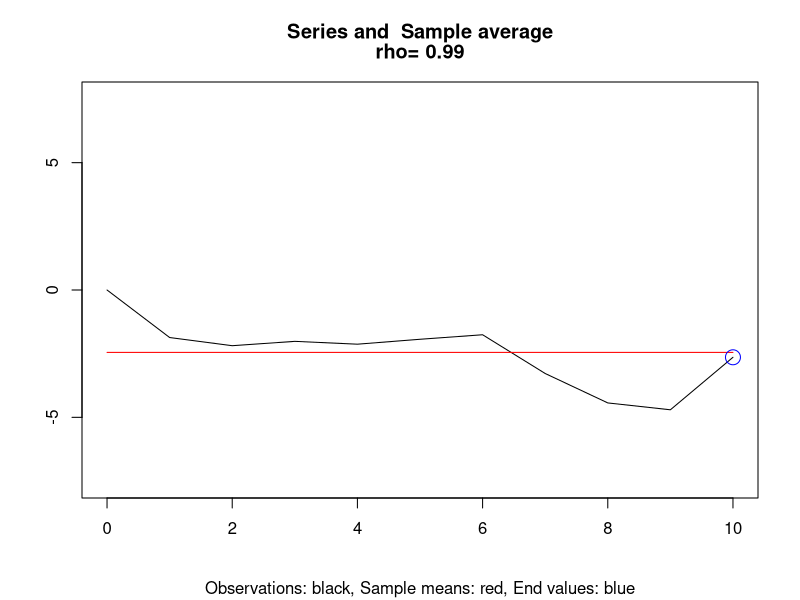
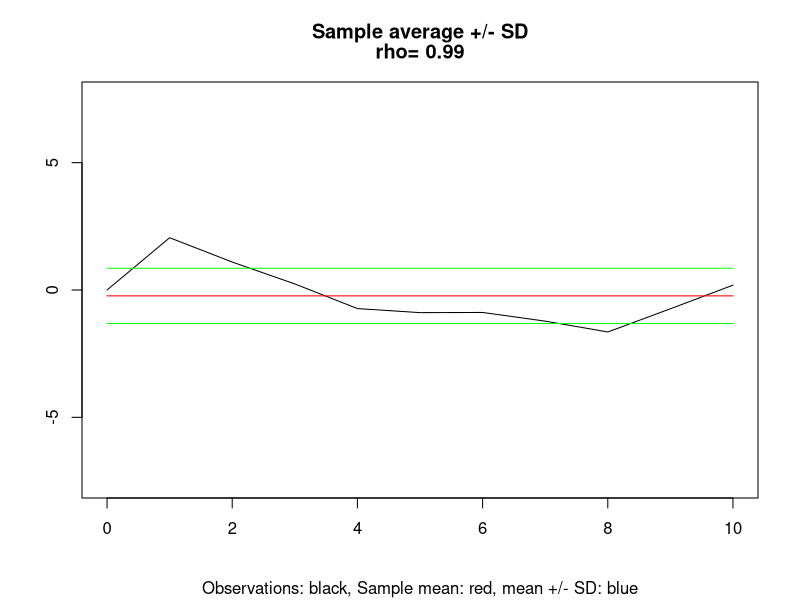
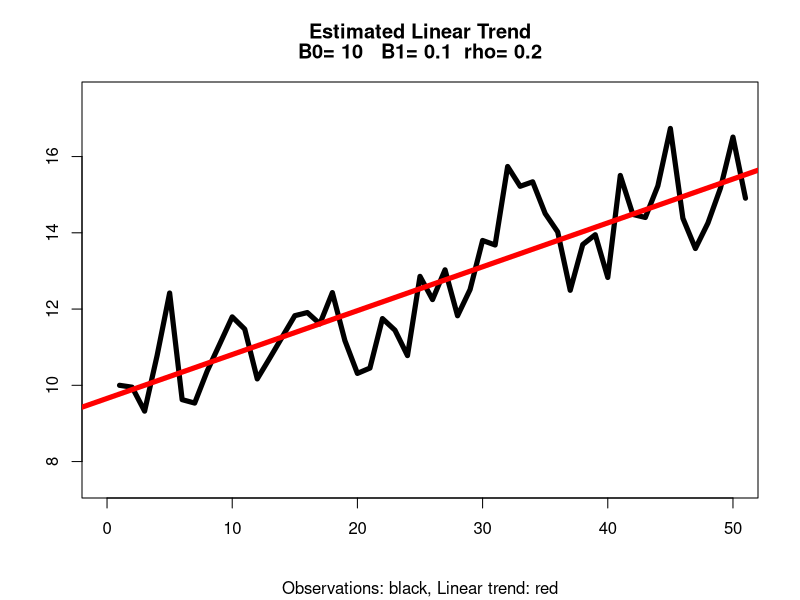

Source code (R) for these figures, in order: (Note: this script raises an error after producing the figures.)
###############################
# DISCLAIMER:
# 
# The functions are distributed as is, for educational purposes only, 
# as part of the Stat485/685 course.
# 
# The author assumes no responsibility for any errors or omissions 
# and in no event shall be liable for any damages whatsoever arising 
# out of the use of the functions.
# 
# The file/functions may not be distributed in any format, 
# to anyone, without permission.
# 
###################################

#Examples Chapter 3 page 9
# Use n=10, nb_sim=1, to display one (simulated) run (nb_sim=1) of n=10 random observations (first observation is set to 0) 

#function to display the x-axis and y-axis.
setaxes=function(x0, x1, y0, y1, l = ""){
  plot(c(x0, x1), c(y0, y1), log = l, xlab = "", ylab = "", type = "n")
}
#set.seed(200555)   #set seed if wanting to reproduce your results
n=10
nb_sim=1
rho=.99    #  rho is the lag 1 correlation;  rho_k= rho^k
# set reasonable y-axis to display the series
setaxes(0,n,-2.5*(((1-rho^(2*n))/(1-rho^2))^0.5),2.5*(((1-rho^(2*n))/(1-rho^2))^0.5))
title(main=c("Series and  Sample average",paste("rho=",rho)),sub="Observations: black, Sample means: red, End values: blue")

for(nn in 1:nb_sim){
   series=0
  for(j in 1:n){
    series=c(series,(rho*series[j])+rnorm(1))
  }
  lines(0:n,series)  #displays the series in black
  lines(0:n,rep(mean(series),n+1),col="red")  #displays the sample average (average of n observations) in red
  #     add next line to display the last observations in blue
    points(n,series[n+1],col="blue",cex=2)  
  }

##########################################################################################################################
#Examples Chapter 3 page 10
# Use n=10, to display one (simulated) run of n=10 random observations (first observation is set to 0) 

#function to display the x-axis and y-axis.
setaxes=function(x0, x1, y0, y1, l = ""){
  plot(c(x0, x1), c(y0, y1), log = l, xlab = "", ylab = "", type = "n")
}
#set.seed(200555)   #set seed if wanting to reproduce your results
n=10
rho=.99    #  rho is the lag 1 correlation;  rho_k= rho^k

# set reasonable y-axis to display the series
setaxes(0,n,-2.5*(((1-rho^(2*n))/(1-rho^2))^0.5),2.5*(((1-rho^(2*n))/(1-rho^2))^0.5))
title(main=c("Sample average +/- SD",paste("rho=",rho)),sub="Observations: black, Sample mean: red, mean +/- SD: blue")


  series=0
  for(j in 1:n){
    series=c(series,(rho*series[j])+rnorm(1))
  }
  lines(0:n,series)  #displays the series in black
  lines(0:n,rep(mean(series),n+1),col="red")  #displays the sample average (average of n observations) in red
  # displays mean +/- one standard deviation of the n observations in green
  lines(0:n,rep(mean(series)+sd(series),n+1),col="green")
  lines(0:n,rep(mean(series)-sd(series),n+1),col="green")
  

##########################################################################################################################
#Examples chapter 3 page 22
#Linear mean function
setaxes=function(x0, x1, y0, y1, l = ""){
  plot(c(x0, x1), c(y0, y1), log = l, xlab = "", ylab = "", type = "n")
}
#set.seed(200555)  #set seed if wanting to reproduce your results
n=50    #number of observations  Try different values (20, 50, 100)
b0=10   #intercept  
b1=.1   #slope   Try steeper slopes (.5, 1, 2, 5)
rho=.2  #rho is the lag 1 correlation;  rho_k= rho^k   Try large negative/positive rho's

if (b1>0){
  setaxes(0,n,b0-2.5*(((1-rho^(2*n))/(1-rho^2))^0.5),(b0+b1*n)+2.5*(((1-rho^(2*n))/(1-rho^2))^0.5))
}else{
  setaxes(0,n,(b0+b1*n)-2.5*(((1-rho^(2*n))/(1-rho^2))^0.5),(b0)+2.5*(((1-rho^(2*n))/(1-rho^2))^0.5))
}
title(main=c("Estimated Linear Trend",paste("B0=",b0,"  B1=",b1," rho=",rho)),sub="Observations: black, Linear trend: red")

  series.lt=0   #initialize the series with a linear trend
  #Generate the stochastic component
  for(j in 1:n){
    series.lt=c(series.lt,(rho*series.lt[j])+rnorm(1))
  }
  series.lt=series.lt+b0+b1*0:n   #Add the deterministic linear trend
  lines(1:(n+1),series.lt,lwd=5)
  tseries.lt=ts(as.data.frame(series.lt))  #Create the time series objects
  model1=lm(tseries.lt~time(tseries.lt))   #Fit a linear model
  abline(model1,col="red",lwd=5)    #plot the fitted linear trend
  
  summary(model1) #Display the regression output for the fitted linear trend


##########################################################################################################################

###################
#Exercise 3.6   (U.S. monthly beer sales in millions of barrels from 1975 to 1990)
par(mfrow=c(1,1))
data(beersales)
# a) Display the time series plot for these data and interpret the plot.
win.graph(width=12, height=6,pointsize=10)
plot(beersales,ylab='Monthly Sales',type='o')

# b) Now construct a time series plot that uses separate plotting symbols for the various months. 
#   Does your interpretation change from that in part (a)?
win.graph(width=12, height=6,pointsize=10)
plot(beersales,ylab='Monthly Beer Sales',type='l')
points(y=beersales,x=time(beersales), pch=as.vector(season(beersales)))

# c) Use least squares to fit a seasonal means trend to this time series. 
#    Interpret the regression output. Save the standardized residuals from the fit for further analysis.
month.=season(beersales);beersales.lm=lm(beersales~month.);summary(beersales.lm)

# d) Construct and interpret the time series plot of the standardized residuals from part (c). 
#    Be sure to use proper plotting symbols to check on seasonality in the standardized residuals.
win.graph(width=12, height=6,pointsize=10)
plot(y=rstudent(beersales.lm),x=as.vector(time(beersales)),type='l',ylab='Standardized Residuals')
points(y=rstudent(beersales.lm),x=as.vector(time(beersales)),pch=as.vector(season(beersales)))

# e) Use least squares to fit seasonal-means plus quadratic time trend to the beer sales time series. 
#    Interpret the regression output. Save the standardized residuals from the fit for further analysis.
beersales.lm2=lm(beersales~month.+time(beersales)+I(time(beersales)^2)) 
summary(beersales.lm2)

# f) Construct and interpret the time series plot of the standardized residuals from part (e). 
#    Again use proper plotting symbols to check for any remaining seasonality in the residuals.
win.graph(width=12, height=6,pointsize=10)
plot(y=rstudent(beersales.lm2),x=as.vector(time(beersales)),type='l', ylab='Standardized Residuals')
points(y=rstudent(beersales.lm2),x=as.vector(time(beersales)),pch=as.vector(season(beersales))) 

# Histogram of std residuals 
hist(rstudent(beersales.lm2))    
hist(rstudent(beersales.lm2),breaks=12)     
     
# Q-Q plot of std residuals
qqnorm(rstudent(beersales.lm2),main='')
lines(seq(-2.5,2.5,.2),seq(-2.5,2.5,.2),type="l",col="red")

# Correlogram
acf(rstudent(beersales.lm2))  

# fitted sales for january
win.graph(width=12, height=6,pointsize=10)
plot(beersales,ylab='Monthly Sales',type='o')
points(y=beersales,x=time(beersales), pch=as.vector(season(beersales)))
summary(beersales.lm2)$coefficients
lines(as.vector(time(beersales)),-71497.79+(71.95705*as.vector(time(beersales)))-0.01810144*(as.vector(time(beersales)))^2, type="l",lwd=4,col="red")


##############################################################################################
##############################################################################################
##  EXAMPLE done in class Oct 6
# Series used in class was  (you can try other series)
#  [1]   0.00000000   0.53852427   0.41747363   0.46215088  -1.16164547  -0.49103797  -0.23086705   0.48971147
#  [9]  -1.08585608  -1.39230871   0.06011743  -1.62232428  -2.14319413  -3.59147446  -2.64975345  -4.04553984
# [17]  -4.00709874  -4.27870304  -4.88782631  -4.89572324  -5.28514015  -4.66407079  -6.04623060  -6.67024643
# [25]  -8.47909366  -9.01862060  -8.02511605  -7.52109902  -6.71506338  -7.89164417  -7.67180150  -7.17540152
# [33]  -7.64046977  -7.20437621  -6.18436722  -7.36220498  -7.85659201  -7.55044643  -8.01068529  -9.14384964
# [41] -10.96354995 -12.21482595 -12.43027140 -11.83731295 -12.98024502 -12.83703677 -12.23240912 -11.93957614
# [49] -12.64985835 -13.17831447 -11.97506168 -11.08502653 -12.72891332 -13.05504668 -10.54047795 -10.50827987
# [57] -10.61017435 -11.13330436 -10.66274299  -9.76170586  -8.16499992  -8.50526611  -8.45427845  -7.37565562
# [65]  -6.17645449  -7.07386965  -5.75789265  -5.98445684  -4.36750862  -6.06472310  -6.67710108  -7.31127975
# [73]  -8.00586891  -8.13154213  -7.21725543  -7.55983037  -6.68227159  -7.13392494  -7.69635295  -5.75878636
# [81]  -5.06611942  -4.48957020  -5.35619045  -6.13717215  -7.15741935  -9.66362034  -8.93455952  -9.23471093
# [89]  -8.80840782  -9.43374155 -11.28964020 -11.26598841 -11.07142361 -11.81015572 -12.75204474 -11.05048503
# [97]  -9.99446461  -9.35546572 -10.38168579  -9.63815277 -10.02666740

# Only need to run the next 3 lines once
setaxes=function(x0, x1, y0, y1, l = ""){
  plot(c(x0, x1), c(y0, y1), log = l, xlab = "", ylab = "", type = "n")
}

# Run the lines beginning here to simulate a "series"
#set.seed(200555)   #set seed if wanting to reproduce your results
n=100    # May or may not run for other values of n.
nb_sim=1  # Do only one simulation of n observations.
rho=.99    #  rho is the lag 1 correlation;  rho_k= rho^k

for(nn in 1:nb_sim){
  series=0
  for(j in 1:n){
    series=c(series,(rho*series[j])+rnorm(1))
  }
}
# End here to simulate the series ###############

# Now plot different cases. 
# Use first 2 lines (setaxes & title) of each case to start a new plot. 
# Use the last 2 "lines" of each case if adding to an existing plot.

# Plot all observations and the mean
setaxes(0,n,-2.5*(((1-rho^(2*n))/(1-rho^2))^0.5),2.5*(((1-rho^(2*n))/(1-rho^2))^0.5))
title(main=c("Series and  Sample average",paste("rho=",rho)),sub="Observations: black, Sample means: red")
lines(0:n,series,type="o")  #displays the series in black
lines(0:n,rep(mean(series),n+1),col="red",type="l")

#removing the first half of the obs.  (i.e. 50% of the observations over half the original horizon)
setaxes(0,n,-2.5*(((1-rho^(2*n))/(1-rho^2))^0.5),2.5*(((1-rho^(2*n))/(1-rho^2))^0.5))
title(main=c("Series and  Sample average",paste("rho=",rho)),sub="Observations: black, Sample means: red")
lines((.5*n):n,series[1+(.5*n):n],type="o")  #displays the series in black
lines((.5*n):n,rep(mean(series[1+(.5*n):n]),(.5*n)+1),col="red",type="l") 

#removing every other obs. (i.e. 50% of the observations but over the original horizon)
setaxes(0,n,-2.5*(((1-rho^(2*n))/(1-rho^2))^0.5),2.5*(((1-rho^(2*n))/(1-rho^2))^0.5))
title(main=c("Series and  Sample average",paste("rho=",rho)),sub="Observations: black, Sample means: red")
lines(2*0:(.5*n),series[1+2*0:(.5*n)],type="o")  #displays the series in black
lines(2*0:(.5*n),rep(mean(series[1+2*0:(.5*n)]),(.5*n)+1),col="red",type="l") 

#removing 3 out of 4 obs. (i.e. 25% of the observations but over the original horizon)
setaxes(0,n,-2.5*(((1-rho^(2*n))/(1-rho^2))^0.5),2.5*(((1-rho^(2*n))/(1-rho^2))^0.5))
title(main=c("Series and  Sample average",paste("rho=",rho)),sub="Observations: black, Sample means: red")
lines(4*0:(.25*n),series[1+4*0:(.25*n)],type="o")  #displays the series in black
lines(4*0:(.25*n),rep(mean(series[1+4*0:(.25*n)]),(.25*n)+1),col="red",type="l") 

#removing 9 out of 10 obs. (i.e. 10% of the observations but over the original horizon)
setaxes(0,n,-2.5*(((1-rho^(2*n))/(1-rho^2))^0.5),2.5*(((1-rho^(2*n))/(1-rho^2))^0.5))
title(main=c("Series and  Sample average",paste("rho=",rho)),sub="Observations: black, Sample means: red")
lines(10*0:(.1*n),series[1+10*0:(.1*n)],type="o")  #displays the series in black
lines(10*0:(.1*n),rep(mean(series[1+10*0:(.1*n)]),(.1*n)+1),col="red",type="l") 


###################################################################################################
###################################################################################################

# Textbook exercise 4.9
acf_ar2=function(phi1,phi2,nb_lags){
  rho=NULL
  rho[1]=phi1/(1-phi2); rho[2]=(phi2*(1-phi2)+phi1^2)/(1-phi2)
  for (k in 3:nb_lags) rho[k]=phi1*rho[k-1]+phi2*rho[k-2]
  print(rho)
  plot(1:nb_lags,rho,type="h", ylab=expression(rho[k]),xlab="k", ylim=c(-1,1)); abline(h=0)

  print(paste("Roots: ",polyroot(c(1,-phi1,-phi2))))
  if((phi1^2+4*phi2)<0){
    print(paste("Damping factor: ", sqrt(-phi2)))
    print(paste("     Frequency: ", acos(phi1/(2*sqrt(-phi2)))))
    print(paste("         Phase: ", atan((1-phi2)/(1+phi2))))
  }
}
# Run one line at a time to answer each specific case a) to f)
acf_ar2(.6,.3,10) #a
acf_ar2(-.4,.5,10) #b
acf_ar2(1.2,-.7,10) #c
acf_ar2(-1,-.6,10) #d
acf_ar2(0.5,-.9,10) #e
acf_ar2(-0.5,-.6,10) #f

###################################################################################################
###################################################################################################

############### Code for the example done in class on Nov 21,2022  ########

 data(ima22.s)   #Simulated data for IMA(2,2) illustrated in Exhibit 5.5 of the textbook
 plot(ima22.s,ylab="IMA(2,2) Simulation",type='o')    # data shows a stochastic upward trend
 acf(ima22.s)     # Suggesting an MA(9) but...
 pacf(ima22.s)    # Suggesting an AR(1)  (Fitting and Diagnostics needed)
 eacf(ima22.s)    # Suggesting an ARMA(1,2) if ignoring one "X" in (1,3), or an ARMA(2,2) 
 
 plot(ima22.s,ylab="IMA(2,2) Simulation",type='o')
 arima(ima22.s,order=c(1,0,0),include.mean=FALSE)  # Fitting an AR(1) with mean 0, Failed
 arima(ima22.s,order=c(5,0,0))   # Fitting an AR(1) with mean mu: High corr at lag 1, mu=12
 mean(ima22.s)     # sample average of the observations:  21.5 
 res=residuals(arima(ima22.s,order=c(1,0,0)))
 plot(res)     # Residuals look random
 plot(y=res,x=zlag(res,1))
 plot(y=res,x=zlag(res,2))    # Possible positive corr at lag 2 
 acf(res)         # corr at lag 2 about 0.1 but within CI
 
 
 # Studying the first-differenced series, i.e.  ARIMA(p,1,q),  to "remove" the trend
 plot(diff(ima22.s),ylab='First Difference',type='o')   # Possible downward trend
 ima22_d1=diff(ima22.s,difference=1)   # First-differenced observations 
 acf(ima22_d1)    # Possible MA(1) or MA(3), ignoring corr at lag 9
 pacf(ima22_d1)   # Possible AR(2) or AR(3)
 eacf(ima22_d1)   # No obvious choices. Perhaps ARMA(1,2), ARMA(2,2) or ARMA(2,3)
 arima(ima22.s,order=c(2,1,0))   # Fitting ARIMA(2,1,0) to the original series, log_L=-101.2
 arima(ima22.s,order=c(1,1,2))   # Fitting ARIMA(1,1,2) to the original series, log_L=-94.8 
 res=residuals(arima(ima22.s,order=c(1,1,2)))
 plot(res)
 plot(y=res,x=zlag(res,1))
 plot(y=res,x=zlag(res,2))
 acf(res)    # Residuals for fitted ARIMA(1,1,2) look random
 arima(ima22.s,order=c(2,1,2))   # Fitting ARIMA(2,1,2) to the original series, perhaps phi_2=0 so not needed, log_L=-94.8
 # Could try other models.
 # From the models fitted, ARIMA(1,1,2) is good candidate, ARIMA(2,1,0) may also be considered
 
 
 # Studying the second-differenced series, i.e.  ARIMA(p,2,q),  to "remove" the downward trend in the first-differenced series
 plot(diff(ima22.s,difference=2),ylab='Differenced Twice',type='o')
 
 # Note: diff(ima22.s,2) is the lag 2 difference, ima22.s(t)-ima22.s(t-2), not the second order difference.
 
 ima22_d2=diff(ima22.s,difference=2) 
 acf(ima22_d2)   # Possibly MA(2)
 pacf(ima22_d2)  # Possibly AR(2)
 eacf(ima22_d2)  # Possibly ARMA(1,1) or ARMA(1,2) 
 # Could try different ARIMA(p,2,q) models.
 
 
 # Dynamics method: Trying ARMA(p,p-1) for original series, 1st and 2nd-differenced series
 plot(ima22.s,ylab="IMA(2,2) Simulation",type='o')
 arima(ima22.s,order=c(1,0,0))  #  Phi_1 close to 1, large response time, log_L=-117.4
 arima(ima22.s,order=c(2,0,1))  #  Phi_2>0 and close to 1. log_L=-116.2 (not much improvement for 2 additional parameters)
 arima(ima22.s,order=c(1,0,1))  #  Adding an MA term to ARIMA(1,0,0) doesn't help 
 arima(ima22.s,order=c(3,0,2))  #  Phi_3 close to 0, log_L=-97.4 
 arima(ima22.s,order=c(2,0,2))  #  Similar fit without phi_3,  (parsimony)  
 arima(ima22.s,order=c(1,1,0))  #  Trying AR(1) with first order differencing. Phi_1 close to 0 so possibly white noise 
 acf(ima22_d1)                  #  However, ACF not consistent with white noise, lag 2 and 4 corr
 arima(ima22.s,order=c(2,1,1))  #  Possible candidate, log_L=-97.8, more diagnostics needed
 arima(ima22.s,order=c(3,1,2))  #  Phi_2 and phi_3 close to 0, log_L=-94.1 
 arima(ima22.s,order=c(1,1,2))  #  Possible candidate, log_L=-94.8 
 arima(ima22.s,order=c(1,2,0))  #  Trying AR(1) with second order differencing.log_L=-103.5
 arima(ima22.s,order=c(2,2,1))  #  Phi_2 close to 0, log_L=-97.1
 arima(ima22.s,order=c(1,2,1))  #  Possible candidate, log_L=-97.9 similar to above model  
 arima(ima22_d2,order=c(2,0,1)) #  Checking fitted model using the second-differenced series. Very similar results as (2,2,1) above, as expected.
 arima(ima22.s,order=c(3,2,2))  #  Fit looks good but log_L=-94.4. Question: should we add 3 parameters? Models (1,2,1) and (1,1,2) are just as good.
 arima(ima22.s,order=c(0,2,2))  #  Trying a special case of (3,2,2) model, possible candidate, log_L=-96.1
 # Could try other special cases and should do model diagnostics
 # Preliminary analysis suggests one of ARIMA(2,0,2), (2,1,1), (1,1,2), (1,2,1), (0,2,2)
 # Interesting note: they all have p+d+q=4
 
 
 # Trying different estimation methods 
 # Looking only at the AR(1) with the original series ima22.s 
 # 
 plot(ima22.s,ylab="IMA(2,2) Simulation",type='o')
 arima(ima22.s,order=c(1,0,0))  #default is CSS-ML
 arima(ima22.s,order=c(1,0,0),method="CSS-ML")
 plot(ima22.s,ylab="IMA(2,2) Simulation",type='o');abline(h=12.05)
 arima(ima22.s,order=c(1,0,0),method="ML")
 arima(ima22.s,order=c(1,0,0),method="CSS")
 plot(ima22.s,ylab="IMA(2,2) Simulation",type='o');abline(h=26.73)

 # Deciding on the parameter mu is a difficult task here. Expert knowledge would be nice.
 
  
###################################################################################################
###################################################################################################
